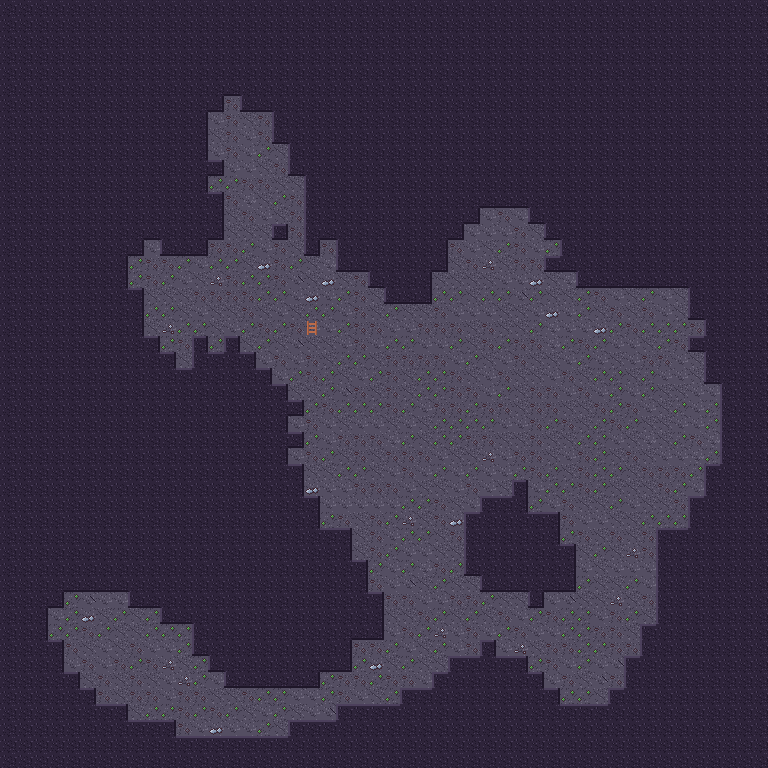

This game map was drawn from its Tiled (.tmx) file and the tilesets committed beside it. A one-line description and the trimmed map source follow:
An orthogonal 48x48 tile map with 16x16 px tiles, 3 tile layers (Back, Buildings, Front).

<map version="1.4" tiledversion="1.4.2" orientation="orthogonal" renderorder="right-down" compressionlevel="0" width="48" height="48" tilewidth="16" tileheight="16" infinite="0" nextlayerid="4" nextobjectid="1">
  <properties />
  <tileset firstgid="1" name="cave" tilewidth="16" tileheight="16" tilecount="48" columns="16">
    <image source="../cave.png" width="256" height="48" />
    <tile id="1">
      <properties>
        <property name="Passable" type="string" value="F" />
      </properties>
    </tile>
    <tile id="16">
      <properties>
        <property name="Passable" type="string" value="F" />
      </properties>
    </tile>
    <tile id="17">
      <properties>
        <property name="Passable" type="string" value="F" />
      </properties>
    </tile>
    <tile id="18">
      <properties>
        <property name="Passable" type="string" value="F" />
      </properties>
    </tile>
    <tile id="19">
      <properties>
        <property name="Passable" type="string" value="F" />
      </properties>
    </tile>
    <tile id="20">
      <properties>
        <property name="Passable" type="string" value="F" />
      </properties>
    </tile>
    <tile id="21">
      <properties>
        <property name="Passable" type="string" value="F" />
      </properties>
    </tile>
    <tile id="22">
      <properties>
        <property name="Passable" type="string" value="F" />
      </properties>
    </tile>
    <tile id="23">
      <properties>
        <property name="Passable" type="string" value="F" />
      </properties>
    </tile>
    <tile id="24">
      <properties>
        <property name="Passable" type="string" value="F" />
      </properties>
    </tile>
    <tile id="25">
      <properties>
        <property name="Passable" type="string" value="F" />
      </properties>
    </tile>
    <tile id="26">
      <properties>
        <property name="Passable" type="string" value="F" />
      </properties>
    </tile>
    <tile id="27">
      <properties>
        <property name="Passable" type="string" value="F" />
      </properties>
    </tile>
    <tile id="28">
      <properties>
        <property name="Passable" type="string" value="F" />
      </properties>
    </tile>
    <tile id="29">
      <properties>
        <property name="Passable" type="string" value="F" />
      </properties>
    </tile>
    <tile id="30">
      <properties>
        <property name="Passable" type="string" value="F" />
      </properties>
    </tile>
    <tile id="31">
      <properties>
        <property name="Passable" type="string" value="F" />
      </properties>
    </tile>
  </tileset>
  <layer id="1" name="Back" width="48" height="48" opacity="1" offsetx="0" offsety="0">
   <data>[2304 cells, 2304 non-empty, 9 distinct tile ids]</data>
  </layer>
  <layer id="2" name="Buildings" width="48" height="48" opacity="1" offsetx="0" offsety="0">
   <data>[2304 cells, 1568 non-empty, 14 distinct tile ids]</data>
  </layer>
  <layer id="3" name="Front" width="48" height="48" opacity="1" offsetx="0" offsety="0">
   <data>[2304 cells, 0 non-empty, 0 distinct tile ids]</data>
  </layer>
</map>
